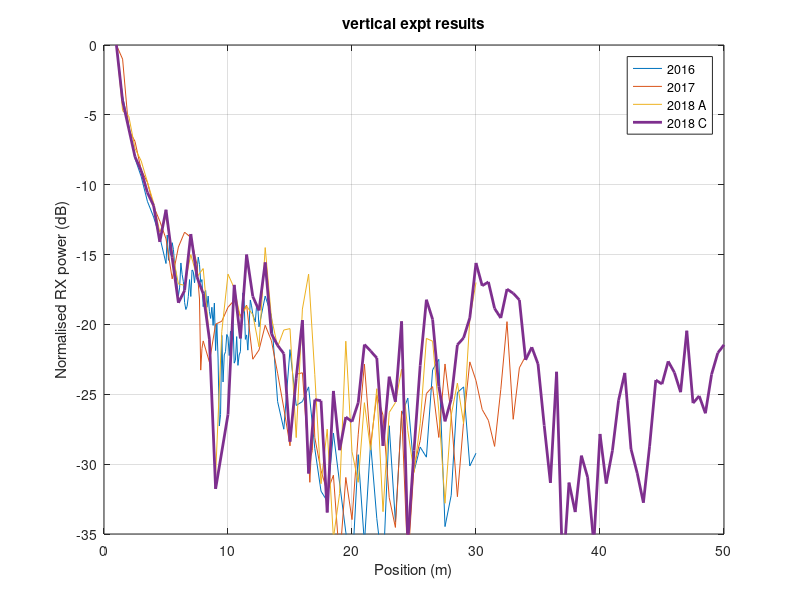
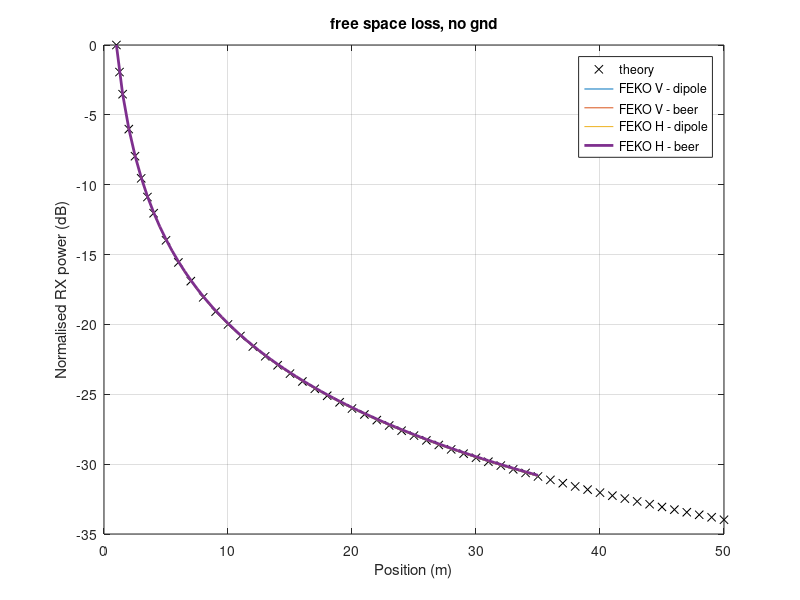
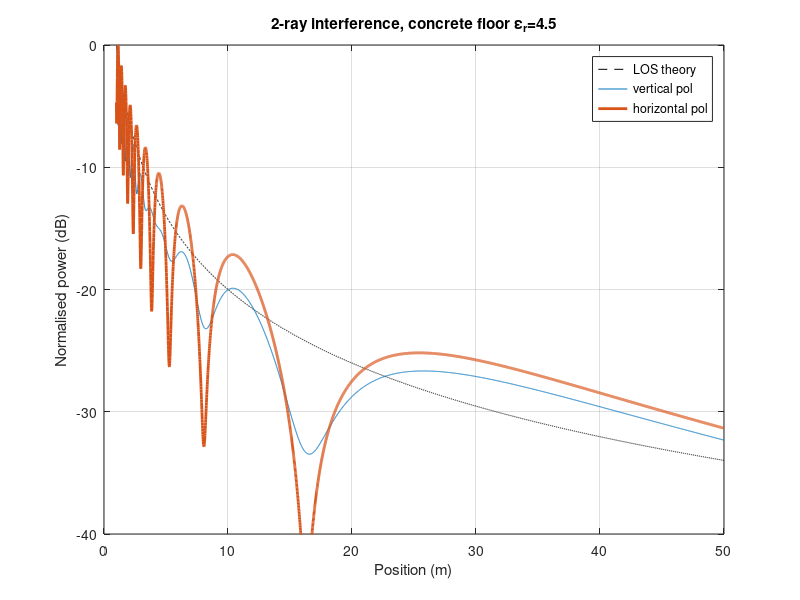
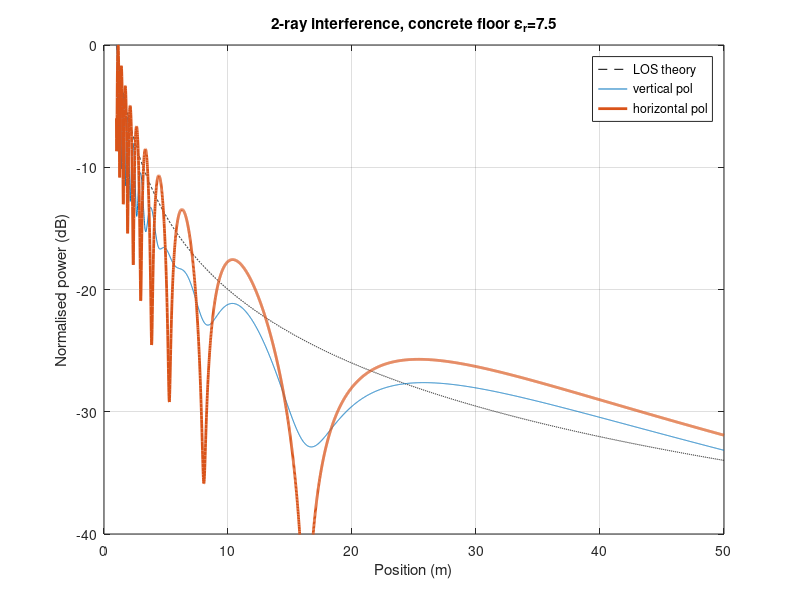

These figures' MATLAB source, in order:
function [] = prop2018c()


%% 2nd of December,  2018

% consolidated 2.45GHz theory & measured data 
% for EEE414 propagation assignment


%%%%%%%%%%%%%%%%%%%%%%%%%%%%%%%%%%%%%%%%%%%%%%%%%%%%%%%%%%%%%%%%%%%%%
%% two-ray interference model derived from Sommer  %%
%%%%%%%%%%%%%%%%%%%%%%%%%%%%%%%%%%%%%%%%%%%%%%%%%%%%%%%%%%%%%%%%%%%%%

% height above floor in metres
% this is set for 1metre
% measurmenets were done at 1.03 & 1.09metres
h1 = 1.00;

% wavelength in metres
l = 0.1223673;

% separation distances
dS = [1:0.01:50];

% freespace loss,  equation 1
Lfs = -20*log10( 4*pi*dS/l );

% separation distances,  coarse version
dS_c = [1 1.25 1.5 2 2.5 3 3.5 4:1:50];

% freespace loss,  equation 1,  coarse version
Lfs_c = -20*log10( 4*pi*dS_c/l );

%% relative permittivity of the floor  %%
er = 4.5;

%%%  NORMAL  %%%
% two-ray interference
dref = sqrt( dS.*dS + 4*h1.*h1 );

sinT = 2*h1./dref;

cosT = dS./dref;

phi = 2*pi* ( dS - dref )/l;

% reflection coefficient for normal polarisation
rc_norm_44 = ( sinT - sqrt( er - cosT.*cosT ) ) ./ ( sinT + sqrt( er - cosT.*cosT ) );

% 2-Ray Interfence (TRI) calculation
LtriN_44 = -20*log10( 4*pi*dS/l ./ abs( 1 + rc_norm_44.*exp( i*phi ) ) );



%%%  PARALLEL  %%%
% calculations for horizontal polarisation
dref2 = sqrt( dS.*dS + 4*h1.*h1 );
sinT2 = 2*h1./dref2;
cosT2 = dS./dref2;
phi2 = 2*pi* ( dS - dref2 )/l;

% reflection coefficient for parallel polarisation
rc_para_44 = ( -er*sinT2 + sqrt( er - cosT2.*cosT2 ) ) ./ ( er*sinT2 + sqrt( er - cosT2.*cosT2 ) );
%% is the first - sign wrong?
%%  %% was:  rc_para_44 = ( -er*sinT2 + sqrt( er - cosT2.*cosT2 ) ) ./ ( er*sinT2 + sqrt( er - cosT2.*cosT2 ) );

% 2-Ray Interfence (TRI) calculation
LtriP_44 = -20*log10( 4*pi*dS/l ./ abs( 1 - rc_para_44.*exp( i*phi2 ) ) );
%% negated the reflection coefficient


%% relative permittivity of the floor  %%
er = 7.5;

%%%  NORMAL  %%%
% two-ray interference
dref = sqrt( dS.*dS + 4*h1.*h1 );

sinT = 2*h1./dref;

cosT = dS./dref;

phi = 2*pi* ( dS - dref )/l;

% reflection coefficient for normal polarisation
rc_norm_75 = ( sinT - sqrt( er - cosT.*cosT ) ) ./ ( sinT + sqrt( er - cosT.*cosT ) );

% 2-Ray Interfence (TRI) calculation
LtriN_75 = -20*log10( 4*pi*dS/l ./ abs( 1 + rc_norm_75.*exp( i*phi ) ) );

%%%  PARALLEL  %%%
% calculations for horizontal polarisation
dref2 = sqrt( dS.*dS + 4*h1.*h1 );
sinT2 = 2*h1./dref2;
cosT2 = dS./dref2;
phi2 = 2*pi* ( dS - dref2 )/l;

% reflection coefficient for parallel polarisation
rc_para_75 = ( -er*sinT2 + sqrt( er - cosT2.*cosT2 ) ) ./ ( er*sinT2 + sqrt( er - cosT2.*cosT2 ) );
%% %% was:  rc_para_75 = ( -er*sinT2 + sqrt( er - cosT2.*cosT2 ) ) ./ ( er*sinT2 + sqrt( er - cosT2.*cosT2 ) );

% 2-Ray Interfence (TRI) calculation
LtriP_75 = -20*log10( 4*pi*dS/l ./ abs( 1 - rc_para_75.*exp( i*phi2 ) ) );


%%%%%%%%%%%%%%%%%%%%%%%%%%%%%%%%%%%%%%%%%%%%%%%%%%%%%%%%%%%%%%%%%%%%%
%%  PEC  %%
%%%%%%%%%%%%%%%%%%%%%%%%%%%%%%%%%%%%%%%%%%%%%%%%%%%%%%%%%%%%%%%%%%%%%

% TRI calculation using reflection coefficient 1 for horizontal polarisation incident on PEC floor
LtriPEC_P = -20*log10( 4*pi*dS/l ./ abs( 1 +1.*exp( i*phi2 ) ) );

LtriPEC_N = -20*log10( 4*pi*dS/l ./ abs( 1 -1.*exp( i*phi2 ) ) );


%%%%%%%%%%%%%%%%%%%%%%%%%%%%%%%%%%%%%%%%%%%%%%%%%%%%%%%%%%%%%%%%%%%%%%%%%%%%%%%%%%%%%%%%%%%%%%%%%%%%%
% old data taken from prop06.m
%%%%%%%%%%%%%%%%%%%%%%%%%%%%%%%%%%%%%%%%%%%%%%%%%%%%%%%%%%%%%%%%%%%%%%%%%%%%%%%%%%%%%%%%%%%%%%%%%%%%%


% Tx power was 13dBm		
% frequency was 2.45GHz	
% 2.45GHz propagation measurements down the 4th floor corridor
% broadcast 13dBm

% vertical polarisation from October 9th		
v2014 = [1	-9.8	-9.5
1.1	-10.5	-10.2
1.2	-11.4	-11.1
1.3	-12.9	-12.7
1.4	-11.6	-11.2
1.5	-13.9	-13.7
1.6	-15.02	-14.8
1.7	-14.5	-14.1
1.8	-15.6	-14.2
1.9	-15.4	-14.7
2	-17.2	-16.6
2.1	-16.6	-15.72
2.2	-15.9	-15.4
2.3	-17.7	-16.8
2.4	-17.2	-16.9
2.5	-18.2	-17.6
2.6	-19.2	-18.8
2.7	-18.7	-18.2
2.8	-18.2	-17.7
2.9	-19.2	-18.7
3	-18.7	-18.2
4	-20.2	-19.2
4.4	-26.7	-25.9
4.5	-30	-28
4.6	-30	-29
4.7	-25.3	-24.7
5	-20.9	-20.4
6	-18.6	-18.4
7	-23	-21
8	-21.4	-20.9
9	-36	-34
10	-29.7	-29.1
12	-37	-34
14	-35.9	-34
16	-34	-32
17	-24.9	-24
18	-24.7	-24.2
20	-27.8	-27.2
24	-23.6	-22.8
28	-28.4	-27.7];



%% 2015 data from EE building 4th floor
% FAXE beer can antennas
% broadcast 20dBm
% m	min (*-1)	max (*-1)
v2015 =[1.00	12.53	12.50
1.10	14.80	14.71
1.20	14.06	14.02
1.30	14.90	14.57
1.40	15.69	15.61
1.50	15.79	15.73
1.60	16.53	16.47
1.70	17.80	17.76
1.80	18.23	18.21
1.90	17.47	17.42
2.00	18.78	18.65
2.10	20.62	20.51
2.20	20.78	20.75
2.30	20.26	20.22
2.40	19.48	19.40
2.50	20.67	20.64
2.60	19.57	19.51
2.70	21.45	21.41
2.80	23.62	23.51
2.90	20.96	20.92
3.00	24.20	24.02
3.50	22.68	22.54
4.00	23.10	22.84
4.10	27.40	27.25
4.20	39.40	37.84
4.30	32.15	32.06
4.40	27.92	27.49
4.50	28.52	28.04
4.60	39.92	38.88
4.70	26.06	25.64
4.80	21.00	20.96
4.90	19.89	19.83
5.00	22.60	22.50
6.00	21.73	21.58
7.00	24.26	24.21
8.00	33.70	32.57
9.00	32.90	32.80
9.50	30.94	30.86
9.60	34.55	34.34
9.70	33.74	33.46
9.80	29.26	38.66
9.90	42.27	41.94
10.00	41.10	40.57
10.10	40.03	40.01
10.20	30.65	30.49
10.30	20.56	29.32
10.40	32.90	32.84
10.50	31.62	31.40
11.00	31.43	31.40
12.00	29.40	29.37
14.00	31.93	31.73
15.00	29.69	29.63
16.00	42.31	42.08
18.00	36.00	35.79
20.00	31.60	31.55
22.00	43.27	43.07
24.00	29.47	29.35
26.00	32.73	32.71
28.00	36.10	35.46
30.00	33.55	33.47];


v2015(:,2) = -1 * v2015(:,2);
v2015(:,3) = -1 * v2015(:,3);



%%%%%%%%%%%%%%%%%%%%%%%%%%%%%%%%%%%%%%%%%%%%%%%%%%%%%%%%%%%%%%%%%%%%%%%%%%%%%%%%%
%% 2016 measured data %%
%%%%%%%%%%%%%%%%%%%%%%%%%%%%%%%%%%%%%%%%%%%%%%%%%%%%%%%%%%%%%%%%%%%%%%%%%%%%%%%%%

% measured on centre line of CG13W
% walls & ceiling assumed not to be significant reflecting surfaces

% Noise Level:	-56.9
% Height:	113.5 (cm)
% Signal Frequency	2.45 GHz
%%% this was 10cm higher than 2017 data %%%

% Distance (m)	Strength (dBm)

% 0.5	-10.37
expt2016 = [1	-13.63
1.5	-17.33
2	-19.4
2.5	-21.75
3	-23.05
3.5	-24.82
4	-25.94
4.5	-27.37
5	-29.27
5.1	-27.23
5.2	-29.04
5.3	-27.9
5.4	-28.68
5.5	-27.78
5.6	-28.27
5.7	-29.42
5.8	-29.94
5.9	-30.82
6	-31.58
6.1	-30.96
6.2	-29.23
6.3	-30.05
6.4	-30.56
6.5	-32.06
6.6	-32.56
6.7	-32.34
6.8	-31.62
6.9	-30.42
7	-31.63
7.1	-29.73
7.2	-29.85
7.3	-30.65
7.4	-29.69
7.5	-29.87
7.6	-28.81
7.7	-29.33
7.8	-30.62
7.9	-30.42
8	-32.36
8.1	-31.35
8.2	-31.2
8.3	-32.4
8.4	-31.6
8.5	-32.7
8.6	-33.2
8.7	-32.4
8.8	-33.7
8.9	-32.1
9	-35.5
9.1	-33.6
9.2	-36.1
9.3	-40.9
9.4	-40.08
9.5	-34.41
9.6	-37.75
9.7	-35.81
9.8	-35.58
9.9	-34.35
10	-34.53
10.1	-35.86
10.2	-34.12
10.3	-34.51
10.4	-33.25
10.5	-36.4
10.6	-36.2
10.7	-34.5
10.8	-36.56
10.9	-35.81
11	-35.58
11.1	-32.91
11.2	-31.37
11.3	-31.91
11.4	-34.7
11.5	-34.38
11.6	-35.47
11.7	-33.71
11.8	-31.88
11.9	-32.3
12	-32.91
12.1	-33.19
12.2	-33.45
12.3	-32.35
12.4	-32.33
12.5	-33.8
13	-31.6
13.5	-33
14	-39.15
14.5	-41.13
15	-35.43
15.5	-39.43
16	-39.15
16.5	-38.1
17	-42.52
17.5	-45.56
18	-46.28
18.5	-41.4
19	-44.98
19.5	-48.5
20	-51.3
20.5	-42.95
21	-49.3
21.5	-42.12
22	-47.52
22.5	-51.39
23	-40.88
23.5	-47.76
24	-40.12
24.5	-38.9
25	-44.15
25.5	-42.41
26	-43.13
26.5	-36.88
27	-36.13
27.5	-48.1
28	-45.86
28.5	-38.51
29	-38.1
29.5	-43.76
30	-42.85];


%%%%%%%%%%%%%%%%%%%%%%%%%%%%%%%%%%%%%%%%%%%%%%%%%%%%%%%%%%%%%%%%%%%%%%%%%%%%%%%%%%%%%%%%%%%%%%%%%%%%%
%% 2017 measured data %%
%%%%%%%%%%%%%%%%%%%%%%%%%%%%%%%%%%%%%%%%%%%%%%%%%%%%%%%%%%%%%%%%%%%%%%%%%%%%%%%%%%%%%%%%%%%%%%%%%%%%%

% measured on centre line of CG13W
% walls & ceiling assumed not to be significant reflecting surfaces
% same location as was used in 2016

% Noise Level:	
% Height:	 (cm)
% Signal Frequency	2.45 GHz
%%% this was 10cm lower than 2016 data %%%

% Distance (m)	Strength (dBm)
% 50	-9.79
expt2017 = [100	-15.63
150	-16.64
200	-21.72
250	-22.53
300	-24.57
350	-25.46
400	-27.16
450	-28.24
500	-29.5
550	-32.37
600	-30.09
650	-29.03
700	-29.4
750	-31.34
760	-32.71
770	-33.81
780	-38.9
790	-37.35
800	-36.81
850	-38.32
900	-35.61
950	-35.4
1000	-34.4
1050	-33.9
1100	-35.01
1150	-34.25
1200	-38.12
1250	-37.46
1300	-35.69
1350	-36.79
1400	-39.12
1450	-41.62
1500	-44.32
1550	-39.2
1600	-39.09
1650	-45.32
1660	-46.93
1670	-45.05
1680	-44.65
1690	-41.47
1700	-43.73
1750	-46.08
1800	-47.62
1850	-46.42
1900	-52.56
1950	-46.58
2000	-49.6
2050	-43.53
2100	-38.47
2150	-44.28
2200	-40.69
2250	-42.12
2300	-48.02
2350	-50.16
2400	-41.82
2450	-52.73
2500	-45.82
2550	-43.94
2600	-40.58
2650	-40.08
2700	-43.72
2750	-38.46
2800	-42.13
2850	-47.96
2900	-42.59
2950	-38.31
3000	-39.65
3050	-41.72
3100	-42.5
3150	-44.36
3200	-40.28
3250	-35.43
3300	-42.42
3350	-38.73
3400	-37.9];


% convert positions to metres,  where required
expt2017(:,1) = expt2017(:,1) * 1e-2;


%%%%%%%%%%%%%%%%%%%%%%%%%%%%%%%%%%%%%%%%%%%%%%%%%%%%%%%%%%%%%%%%%%%%%%%%%%%%%%%%%%%%%%%%%%%%%%%%%%%%%
%% 2018 measured data %%
%%%%%%%%%%%%%%%%%%%%%%%%%%%%%%%%%%%%%%%%%%%%%%%%%%%%%%%%%%%%%%%%%%%%%%%%%%%%%%%%%%%%%%%%%%%%%%%%%%%%%

% measured in EE Building ground floor corridor
% 25th of October,  2018

% Noise Level:	
% Height:	 (cm)
% Signal Frequency	2.45 GHz
% vertical polarisation

% Distance (m)	Strength (dBm)
expt2018a = [1	-15.2	-14.9
1.5	-19.9	-19.5
2	-20.3	-19.7
2.5	-22.6	-22.1
3	-23.5	-22.7
3.5	-25	-24.4
4	-26.5	-26.2
4.5	-28.6	-27.9
5	-27.5	-27.3
5.5	-30	-28.7
6	-32.3	-31.6
6.5	-32.4	-31.4
7	-30.2	-30.1
7.5	-31.8	-31.1
8	-31.2	-30.3
8.5	-36.2	-35.1
9	-46	-43.5
9.5	-35.7	-35.2
10	-31.6	-31.3
10.5	-32.6	-32.1
11	-34.7	-34.2
11.5	-33.9	-33.2
12	-34.5	-34.2
12.5	-36.8	-36.2
13	-29.7	-29.1
13.5	-34.7	-34.4
14	-36.8	-36.6
14.5	-35.6	-35.1
15	-35.5	-35.1
15.5	-43.3	-42.9
16	-34.1	-33.7
16.5	-31.6	-31.3
17	-38.8	-38.2
17.5	-46.6	-46.2
18	-42.7	-42.2
18.5	-50.5	-48.5
19	-47.3	-46.7
19.5	-36.4	-36
20	-44.3	-43.6
20.5	-46.5	-44.9
21	-40.8	-40.4
21.5	-44.2	-43.3
22	-39.8	-39.1
22.5	-48.6	-47.1
23	-41.5	-39.8
23.5	-40.8	-40.1
24	-38.4	-37.5
24.5	-42.8	-42.1
25	-45.8	-44.8
25.5	-42.3	-41.5
26	-36.2	-35.2
26.5	-36.4	-35.5
27	-41.4	-39.8
27.5	-48	-47
28	-41.7	-40.8
28.5	-39.4	-38.5
29	-42.3	-41.9
29.5	-34.8	-34.5
30	-32.2	-32.1];


% measured in EE Building ground floor corridor
% 8th of November,  2018

% Noise Level:	
% Height:	 (cm)
% Signal Frequency	2.45 GHz
% horizontal polarisation


% 0.5	-8.05
expt2018b = [1	-14
1.5	-18.04
2	-18.36
2.5	-19.82
3	-22.27
3.5	-31.62
4	-21.67
4.5	-32.39
5	-24.67
5.5	-23.96
6	-34.04
6.5	-27.96
7	-28.07
7.5	-22.9
8	-29.76
8.5	-26.74
9	-40.27
9.5	-40.12
10	-37.16
10.5	-29.5
11	-30.49
11.5	-28.64
12	-33.04
12.5	-30.18
13	-31.67
13.5	-29.62
14	-30.79
14.5	-30.33
15	-35.02
15.5	-34.86
16	-40.22
16.5	-37.66
17	-37.89
17.5	-35.7
18	-46.27
18.5	-39.52
19	-38.18
19.5	-50.08
20	-38.45
20.5	-34.17
21	-32.89
21.5	-39.98
22	-44.62
22.5	-43.61
23	-35.51
23.5	-34.13
24	-33.38
24.5	-35.65
25	-39.56
25.5	-40.13
26	-37.09
26.5	-31.43
27	-31.31
27.5	-32.45
28	-30.94
28.5	-32.15
29	-32.94
29.5	-33.27
30	-31.97
30.5	-31.87
31	-32.33
31.5	-32.44
32	-33.07
32.5	-32.3
33	-31.92
33.5	-32.64
34	-33.65
34.5	-34.17
35	-37.03
35.5	-40.03
36	-36.98
36.5	-34.63
37	-42.77
37.5	-41.92
38	-43.21
38.5	-44.89
39	-38.63
39.5	-37.89
40	-33.98
40.5	-51.67
41	-33.41
41.5	-33.89
42	-31.47
42.5	-32.67
43	-31.98
43.5	-31.14
44	-33.04
44.5	-31.52
45	-30.76
45.5	-39.88
46	-40.02
46.5	-36.16];

expt2018b_fine = [15	-34.07
15.2	-30.22
15.4	-30.84
15.6	-36.48
15.8	-38.5
16	-40.62
16.2	-36.62
16.4	-34.67
16.6	-33.01
16.8	-34.55
17	-37.3];


% measured in EE Building ground floor corridor
% 22nd of November,  2018

% Noise Level:	
% Height:	 (cm)
% Signal Frequency	2.45 GHz
% vertical polarisation
expt2018c = [1	-12
1.5	-16
2	-18
2.5	-20
3	-21
3.5	-22.56
4	-23.5
4.5	-26.09
5	-23.79
5.5	-27.23
6	-30.45
6.5	-29.57
7	-25.53
7.5	-28.6
8	-29.8
8.5	-33.05
9	-43.77
10	-38.44
10.5	-29.17
11	-33
11.5	-27
12	-30
12.5	-31
13	-27.56
13.5	-32.67
14	-33.5
14.5	-34.09
15	-40.39
15.5	-35.85
16	-31.69
16.5	-42.67
17	-37.38
17.5	-37.46
18	-45.46
18.5	-36.76
19	-41
19.5	-38.63
20	-38.96
20.5	-37.61
21	-33.44
21.5	-33.9
22	-34.4
22.5	-40.69
23	-35.74
23.5	-37.54
24	-31.78
24.5	-47.59
25	-41.03
25.5	-34.93
26	-30.23
26.5	-31.64
27	-36.45
27.5	-38.94
28	-37.35
28.5	-33.46
29	-32.96
29.5	-31.53
30	-27.6
30.5	-29.23
31	-28.96
31.5	-30.86
32	-31.54
32.5	-29.47
33	-29.77
33.5	-30.25
34	-34.54
34.5	-33.63
35	-34.83
35.5	-39.23
36	-43.34
36.5	-35.39
37	-49.93
37.5	-43.32
38	-45.43
38.5	-41.39
39	-42.93
39.5	-47.67
40	-39.84
40.5	-43.39
41	-41.04
41.5	-37.42
42	-35.47
42.5	-40.92
43	-42.64
43.5	-44.76
44	-40.71
44.5	-35.98
45	-36.27
45.5	-34.64
46	-35.44
46.5	-36.85
47	-32.45
47.5	-37.63
48	-37.12
48.5	-38.36
49	-35.57
49.5	-34.04
50	-33.46];



% Noise Level:	
% Height:	 (cm)
% Signal Frequency	10.25 GHz
% vertical polarisation
expt2018d = [1	-9
1.5	-11
2	-13
2.5	-17.61
3	-15.16
3.5	-22.63
4	-23.28
4.5	-21.33
5	-27.2
5.5	-21.62
6	-19.1
6.5	-30.2
7	-29.75
7.5	-21.56
8	-28.7
8.5	-21.12
9	-40.28
9.5	-22.98
10	-40.28
10.5	-40.28
11	-40.28];


%%%   %%%   %%%   %%%   %%%

% graph all the 2.45GHz vertically polarised measured data

figure
plot(expt2016(:,1),expt2016(:,2)-expt2016(1,2),expt2017(:,1),expt2017(:,2)-expt2017(1,2),...
    expt2018a(:,1),expt2018a(:,2)-expt2018a(1,2),expt2018c(:,1),expt2018c(:,2)-expt2018c(1,2),'LineWidth',2)
xlabel('Position (m)')
ylabel('Normalised RX power (dB)')
grid on
axis([0 50 -35 0])
title('vertical expt results')
strlst={'2016','2017','2018 A','2018 C'};
legend(strlst)


%%%%%%%%%%%%%%%%%%%%%%%%%%%%%%%%%%%%%%%%%%%%%%%%%%%%%%%%%%%%%%%%%%%%%%%%%%%%%%%%%%%%%%%%%%%%%%%%%%%%%
%% FEKO simulation results
%%%%%%%%%%%%%%%%%%%%%%%%%%%%%%%%%%%%%%%%%%%%%%%%%%%%%%%%%%%%%%%%%%%%%%%%%%%%%%%%%%%%%%%%%%%%%%%%%%%%%

%%%   %%%  beer cans  %%%  %%%
%	vertical polarisation
%% 	no gnd	PEC	PMC	er=4.5	er=7.5
%% 5.00E+02	-1.875207437E+01	-1.866002141E+01	-1.886511673E+01	-1.872335865E+01	-1.871068305E+01
beer_V = [1.00E+03	-2.468248234E+01	-2.546464610E+01	-2.395014741E+01	-2.491981645E+01	-2.499924302E+01
1.50E+03	-2.817733381E+01	-2.950620696E+01	-2.698208678E+01	-2.855664864E+01	-2.869256294E+01
2.00E+03	-3.066250771E+01	-2.908673179E+01	-3.235204916E+01	-3.026334423E+01	-3.009063209E+01
2.50E+03	-3.259229453E+01	-3.003050727E+01	-3.622055844E+01	-3.204622796E+01	-3.175134535E+01
3.00E+03	-3.417036375E+01	-3.266620162E+01	-3.436605496E+01	-3.405340287E+01	-3.391883020E+01
3.50E+03	-3.550555520E+01	-4.019443711E+01	-3.200687387E+01	-3.582167225E+01	-3.627400089E+01
4.00E+03	-3.666272903E+01	-3.272325131E+01	-4.259706536E+01	-3.650874394E+01	-3.601175136E+01
4.50E+03	-3.768374035E+01	-3.898508274E+01	-3.432244140E+01	-3.760241206E+01	-3.791366423E+01
5.00E+03	-3.859717167E+01	-3.916631001E+01	-3.530034240E+01	-3.846593674E+01	-3.875422213E+01
5.50E+03	-3.942348611E+01	-3.457676371E+01	-4.922191246E+01	-4.004230617E+01	-3.935208600E+01
6.00E+03	-4.017802875E+01	-3.683878759E+01	-3.970686782E+01	-4.038634621E+01	-4.018736082E+01
6.50E+03	-4.087223281E+01	-4.556976844E+01	-3.610388107E+01	-3.991581993E+01	-4.047519288E+01
7.00E+03	-4.151511709E+01	-4.788804108E+01	-3.651259979E+01	-4.031505621E+01	-4.090947386E+01
7.50E+03	-4.211368259E+01	-4.013384652E+01	-3.935633756E+01	-4.181320406E+01	-4.198440824E+01
8.00E+03	-4.267361463E+01	-3.791853926E+01	-4.528483944E+01	-4.398737774E+01	-4.349373185E+01
8.50E+03	-4.319956419E+01	-3.765509101E+01	-6.190107696E+01	-4.567942498E+01	-4.473302412E+01
9.00E+03	-4.369550109E+01	-3.853871190E+01	-4.809351110E+01	-4.564421710E+01	-4.501409058E+01
9.50E+03	-4.416464392E+01	-4.032428661E+01	-4.320006501E+01	-4.458866519E+01	-4.453144858E+01
1.00E+04	-4.460981649E+01	-4.304029969E+01	-4.108083821E+01	-4.361324124E+01	-4.391715906E+01
1.05E+04	-4.503322533E+01	-4.707702745E+01	-4.015040761E+01	-4.304010323E+01	-4.350970725E+01
1.10E+04	-4.543696025E+01	-5.397910438E+01	-3.990245851E+01	-4.285978027E+01	-4.338863485E+01
1.15E+04	-4.582274560E+01	-6.844517313E+01	-4.010993881E+01	-4.300803001E+01	-4.353999811E+01
1.20E+04	-4.619209772E+01	-5.388080656E+01	-4.065409149E+01	-4.342641259E+01	-4.392951806E+01
1.25E+04	-4.654641387E+01	-4.913944529E+01	-4.146942061E+01	-4.407141768E+01	-4.452424522E+01
1.30E+04	-4.688686177E+01	-4.664272322E+01	-4.252185767E+01	-4.491296439E+01	-4.529749809E+01
1.35E+04	-4.721444375E+01	-4.513110553E+01	-4.379986260E+01	-4.593114335E+01	-4.622846065E+01
1.40E+04	-4.753012262E+01	-4.417667552E+01	-4.531243532E+01	-4.711343146E+01	-4.729988598E+01
1.45E+04	-4.783472889E+01	-4.358067539E+01	-4.709256455E+01	-4.845028866E+01	-4.849442512E+01
1.50E+04	-4.812899982E+01	-4.323396587E+01	-4.920915505E+01	-4.992905811E+01	-4.978800252E+01
1.55E+04	-4.841366855E+01	-4.306987952E+01	-5.179697624E+01	-5.152041013E+01	-5.113946867E+01
1.60E+04	-4.868922643E+01	-4.304466541E+01	-5.514076462E+01	-5.315121456E+01	-5.247389751E+01
1.65E+04	-4.895638643E+01	-4.312819643E+01	-5.997922192E+01	-5.466043354E+01	-5.366696549E+01
1.70E+04	-4.921556442E+01	-4.329881227E+01	-6.949424436E+01	-5.577668040E+01	-5.455346910E+01
1.75E+04	-4.946717721E+01	-4.354053627E+01	-7.046145924E+01	-5.623439786E+01	-5.499598084E+01
1.80E+04	-4.971176384E+01	-4.384138240E+01	-6.162637865E+01	-5.601583669E+01	-5.498059225E+01
1.85E+04	-4.994963284E+01	-4.419215839E+01	-5.769228342E+01	-5.536694974E+01	-5.462563613E+01
1.90E+04	-5.018114058E+01	-4.458573316E+01	-5.527370403E+01	-5.455882410E+01	-5.409031030E+01
1.95E+04	-5.040666164E+01	-4.501649499E+01	-5.359826265E+01	-5.375382387E+01	-5.349800516E+01
2.00E+04	-5.062647579E+01	-4.548013285E+01	-5.236427235E+01	-5.302128412E+01	-5.292006477E+01
2.05E+04	-5.084081959E+01	-4.597321877E+01	-5.142223009E+01	-5.238161454E+01	-5.239021547E+01
2.10E+04	-5.105007937E+01	-4.649321037E+01	-5.068700529E+01	-5.183436180E+01	-5.192071212E+01
2.15E+04	-5.125436805E+01	-4.703810840E+01	-5.010536976E+01	-5.137144551E+01	-5.151313461E+01
2.20E+04	-5.145397442E+01	-4.760658462E+01	-4.964178565E+01	-5.098282340E+01	-5.116409794E+01
2.25E+04	-5.164910497E+01	-4.819769403E+01	-4.927142046E+01	-5.065878306E+01	-5.086852283E+01
2.30E+04	-5.183991470E+01	-4.881088105E+01	-4.897611301E+01	-5.039052338E+01	-5.062076143E+01
2.35E+04	-5.202664603E+01	-4.944608801E+01	-4.874237709E+01	-5.017052307E+01	-5.041549455E+01
2.40E+04	-5.220943284E+01	-5.010364750E+01	-4.855964225E+01	-4.999227060E+01	-5.024762002E+01
2.45E+04	-5.238849106E+01	-5.078420897E+01	-4.841983026E+01	-4.985024215E+01	-5.011284388E+01
2.50E+04	-5.256389939E+01	-5.148885629E+01	-4.831629031E+01	-4.973978600E+01	-5.000720612E+01
2.55E+04	-5.273584997E+01	-5.221911776E+01	-4.824374620E+01	-4.965688002E+01	-4.992733811E+01
2.60E+04	-5.290443534E+01	-5.297696866E+01	-4.819780483E+01	-4.959812444E+01	-4.987019204E+01
2.65E+04	-5.306981656E+01	-5.376500094E+01	-4.817496820E+01	-4.956066694E+01	-4.983326315E+01
2.70E+04	-5.323214929E+01	-5.458640387E+01	-4.817210473E+01	-4.954193852E+01	-4.981422410E+01
2.75E+04	-5.339146029E+01	-5.544529339E+01	-4.818670064E+01	-4.953979542E+01	-4.981114440E+01
2.80E+04	-5.354790982E+01	-5.634666274E+01	-4.821659839E+01	-4.955235318E+01	-4.982224593E+01
2.85E+04	-5.370163450E+01	-5.729697213E+01	-4.825989302E+01	-4.957795022E+01	-4.984598505E+01
2.90E+04	-5.385264620E+01	-5.830435467E+01	-4.831493305E+01	-4.961514739E+01	-4.988103732E+01
2.95E+04	-5.400104280E+01	-5.937929096E+01	-4.838049467E+01	-4.966276282E+01	-4.992624534E+01
3.00E+04	-5.414699255E+01	-6.053569320E+01	-4.845524308E+01	-4.971959620E+01	-4.998050163E+01
3.05E+04	-5.429052112E+01	-6.179228042E+01	-4.853815112E+01	-4.978469334E+01	-5.004289726E+01
3.10E+04	-5.443172207E+01	-6.317510896E+01	-4.862830045E+01	-4.985719789E+01	-5.011258649E+01
3.15E+04	-5.457065598E+01	-6.472190323E+01	-4.872478420E+01	-4.993631277E+01	-5.018884293E+01
3.20E+04	-5.470736787E+01	-6.649023472E+01	-4.882704897E+01	-5.002137281E+01	-5.027097712E+01
3.25E+04	-5.484202683E+01	-6.857420553E+01	-4.893436553E+01	-5.011176158E+01	-5.035844839E+01
3.30E+04	-5.497458293E+01	-7.114370335E+01	-4.904615709E+01	-5.020696602E+01	-5.045062803E+01
3.35E+04	-5.510515649E+01	-7.455660126E+01	-4.916192928E+01	-5.030640828E+01	-5.054712221E+01
3.40E+04	-5.523383867E+01	-7.980400429E+01	-4.928122340E+01	-5.040972027E+01	-5.064749584E+01
3.45E+04	-5.536058607E+01	-9.227183769E+01	-4.940364717E+01	-5.051643489E+01	-5.075122830E+01
3.50E+04	-5.548554064E+01	-8.501155450E+01	-4.952880577E+01	-5.062621525E+01	-5.085813617E+01];


% convert position to metres
beer_V(:,1) = beer_V(:,1) * 1e-3;


%%%   %%%  beer cans  %%%  %%%

%% horizontal polarisation
% horizontal	no gnd	PEC	er=4.5	er=7.5
% 5.00E+02	-1.875207437E+01	-1.875964005E+01	-1.875859515E+01	-1.875927316E+01
beer_H = [1.00E+03	-2.468248234E+01	-2.419810213E+01	-2.448725239E+01	-2.443583248E+01
1.50E+03	-2.817733381E+01	-2.719239490E+01	-2.773989640E+01	-2.763742032E+01
2.00E+03	-3.066250771E+01	-3.212684401E+01	-3.138043301E+01	-3.152886890E+01
2.50E+03	-3.259229453E+01	-3.604856132E+01	-3.422267620E+01	-3.456325413E+01
3.00E+03	-3.417036375E+01	-3.403838533E+01	-3.435355164E+01	-3.432091893E+01
3.50E+03	-3.550555520E+01	-3.207317888E+01	-3.334759071E+01	-3.306061867E+01
4.00E+03	-3.666272903E+01	-4.197841524E+01	-3.992564692E+01	-4.039874196E+01
4.50E+03	-3.768374035E+01	-3.446360338E+01	-3.559663708E+01	-3.533840863E+01
5.00E+03	-3.859717167E+01	-3.516963636E+01	-3.633780797E+01	-3.607016301E+01
5.50E+03	-3.942348611E+01	-4.841586949E+01	-4.508803364E+01	-4.584647593E+01
6.00E+03	-4.017802875E+01	-3.994965373E+01	-4.054068221E+01	-4.043318594E+01
6.50E+03	-4.087223281E+01	-3.616041046E+01	-3.725634041E+01	-3.698678326E+01
7.00E+03	-4.151511709E+01	-3.648360722E+01	-3.756157114E+01	-3.729485123E+01
7.50E+03	-4.211368259E+01	-3.924823879E+01	-4.017224461E+01	-3.995628980E+01
8.00E+03	-4.267361463E+01	-4.502717355E+01	-4.536853975E+01	-4.534972258E+01
8.50E+03	-4.319956419E+01	-6.098366506E+01	-5.326721669E+01	-5.465335382E+01
9.00E+03	-4.369550109E+01	-4.836577290E+01	-4.824188338E+01	-4.834616085E+01
9.50E+03	-4.416464392E+01	-4.331827928E+01	-4.396056439E+01	-4.381451297E+01
1.00E+04	-4.460981649E+01	-4.114289527E+01	-4.190131128E+01	-4.171226431E+01
1.05E+04	-4.503322533E+01	-4.018182625E+01	-4.095606016E+01	-4.075870316E+01
1.10E+04	-4.543696025E+01	-3.991365650E+01	-4.067603688E+01	-4.048024838E+01
1.15E+04	-4.582274560E+01	-4.010614243E+01	-4.084671811E+01	-4.065622328E+01
1.20E+04	-4.619209772E+01	-4.063815216E+01	-4.135276619E+01	-4.116930636E+01
1.25E+04	-4.654641387E+01	-4.144283988E+01	-4.212936430E+01	-4.195392231E+01
1.30E+04	-4.688686177E+01	-4.248527242E+01	-4.314177402E+01	-4.297542011E+01
1.35E+04	-4.721444375E+01	-4.375320170E+01	-4.437718986E+01	-4.422110511E+01
1.40E+04	-4.753012262E+01	-4.525471178E+01	-4.584173094E+01	-4.569807274E+01
1.45E+04	-4.783472889E+01	-4.702172897E+01	-4.756318064E+01	-4.743564010E+01
1.50E+04	-4.812899982E+01	-4.912113999E+01	-4.959911340E+01	-4.949521381E+01
1.55E+04	-4.841366855E+01	-5.168383791E+01	-5.205681370E+01	-5.199330405E+01
1.60E+04	-4.868922643E+01	-5.498449826E+01	-5.513638357E+01	-5.515818441E+01
1.65E+04	-4.895638643E+01	-5.972627292E+01	-5.920854243E+01	-5.947445883E+01
1.70E+04	-4.921556442E+01	-6.881382320E+01	-6.444167254E+01	-6.568788517E+01
1.75E+04	-4.946717721E+01	-7.109220551E+01	-6.531399086E+01	-6.673431972E+01
1.80E+04	-4.971176384E+01	-6.185034077E+01	-6.103176372E+01	-6.135974373E+01
1.85E+04	-4.994963284E+01	-5.782058788E+01	-5.778679846E+01	-5.784596520E+01
1.90E+04	-5.018114058E+01	-5.536003192E+01	-5.555989979E+01	-5.553295406E+01
1.95E+04	-5.040666164E+01	-5.366087261E+01	-5.395454914E+01	-5.389182682E+01
2.00E+04	-5.062647579E+01	-5.241158906E+01	-5.274879185E+01	-5.266889777E+01
2.05E+04	-5.084081959E+01	-5.145887959E+01	-5.181736871E+01	-5.172857809E+01
2.10E+04	-5.105007937E+01	-5.071571632E+01	-5.108427393E+01	-5.099082774E+01
2.15E+04	-5.125436805E+01	-5.012793585E+01	-5.050043119E+01	-5.040467185E+01
2.20E+04	-5.145397442E+01	-4.965948359E+01	-5.003234542E+01	-4.993557207E+01
2.25E+04	-5.164910497E+01	-4.928508499E+01	-4.965614376E+01	-4.955923154E+01
2.30E+04	-5.183991470E+01	-4.898653481E+01	-4.935432593E+01	-4.925778526E+01
2.35E+04	-5.202664603E+01	-4.874994867E+01	-4.911365363E+01	-4.901789443E+01
2.40E+04	-5.220943284E+01	-4.856485600E+01	-4.892390639E+01	-4.882912028E+01
2.45E+04	-5.238849106E+01	-4.842292113E+01	-4.877706309E+01	-4.868335742E+01
2.50E+04	-5.256389939E+01	-4.831755333E+01	-4.866652429E+01	-4.857404003E+01
2.55E+04	-5.273584997E+01	-4.824343742E+01	-4.858711757E+01	-4.849589684E+01
2.60E+04	-5.290443534E+01	-4.819611609E+01	-4.853448223E+01	-4.844460316E+01
2.65E+04	-5.306981656E+01	-4.817198335E+01	-4.850504761E+01	-4.841648240E+01
2.70E+04	-5.323214929E+01	-4.816801380E+01	-4.849581850E+01	-4.840860181E+01
2.75E+04	-5.339146029E+01	-4.818159147E+01	-4.850421858E+01	-4.841835527E+01
2.80E+04	-5.354790982E+01	-4.821051665E+01	-4.852807357E+01	-4.844351302E+01
2.85E+04	-5.370163450E+01	-4.825297593E+01	-4.856552631E+01	-4.848225496E+01
2.90E+04	-5.385264620E+01	-4.830729440E+01	-4.861495808E+01	-4.853293224E+01
2.95E+04	-5.400104280E+01	-4.837212090E+01	-4.867497889E+01	-4.859424214E+01
3.00E+04	-5.414699255E+01	-4.844621912E+01	-4.874441716E+01	-4.866489429E+01
3.05E+04	-5.429052112E+01	-4.852849867E+01	-4.882216701E+01	-4.874384248E+01
3.10E+04	-5.443172207E+01	-4.861811094E+01	-4.890726903E+01	-4.883012509E+01
3.15E+04	-5.457065598E+01	-4.871415359E+01	-4.899896728E+01	-4.892297215E+01
3.20E+04	-5.470736787E+01	-4.881587865E+01	-4.909649480E+01	-4.902161615E+01
3.25E+04	-5.484202683E+01	-4.892276998E+01	-4.919922083E+01	-4.912543555E+01
3.30E+04	-5.497458293E+01	-4.903412834E+01	-4.930657397E+01	-4.923384214E+01
3.35E+04	-5.510515649E+01	-4.914953118E+01	-4.941801088E+01	-4.934633400E+01
3.40E+04	-5.523383867E+01	-4.926848618E+01	-4.953316755E+01	-4.946249899E+01
3.45E+04	-5.536058607E+01	-4.939055562E+01	-4.965153889E+01	-4.958186876E+01
3.50E+04	-5.548554064E+01	-4.951543197E+01	-4.977276043E+01	-4.970404013E+01];

% convert position to metres
beer_H(:,1) = beer_H(:,1) * 1e-3;


%%%%%%%%%%%%%%%%%%%%%%%%%%%%%%%%%%%%%%%%%%%%%%%%%%%%%%%%%%%%%%%%%%%%%%%%%%%%%%%%%%%%%%%%%%%%%%%%%%%%%

%%%   %%%  dipole antennas  %%%  %%%

%		free space	PEC	PMC	er=4.5 approx	er=4.5 Sommerfeld	er=7.5 approx	er=7.5 Sommerfeld
% 5.000E+02	-3.036101332E+01	-3.032336095E+01	-3.039822880E+01	-3.034839492E+01	-3.034109784E+01	-3.034442000E+01	-3.033562065E+01
dipole_V = [1.000E+03	-3.635217654E+01	-3.688173690E+01	-3.585260420E+01	-3.651850941E+01	-3.657791115E+01	-3.657409581E+01	-3.664528553E+01
1.500E+03	-3.986925920E+01	-4.122508187E+01	-3.867443190E+01	-4.022981212E+01	-4.030310688E+01	-4.037014470E+01	-4.045807706E+01
2.000E+03	-4.236709696E+01	-4.063537615E+01	-4.417285230E+01	-4.195792711E+01	-4.189805649E+01	-4.176975120E+01	-4.169914069E+01
2.500E+03	-4.430500688E+01	-4.149842460E+01	-4.833811329E+01	-4.372727830E+01	-4.365066004E+01	-4.340430860E+01	-4.331803961E+01
3.000E+03	-4.588820962E+01	-4.435783300E+01	-4.563325672E+01	-4.579350775E+01	-4.578946668E+01	-4.567275688E+01	-4.566031015E+01
3.500E+03	-4.722660024E+01	-5.193890700E+01	-4.356101988E+01	-4.756631972E+01	-4.761439441E+01	-4.804453038E+01	-4.810148488E+01
4.000E+03	-4.838598762E+01	-4.431703550E+01	-5.390647481E+01	-4.823536815E+01	-4.818815375E+01	-4.772751688E+01	-4.767353917E+01
4.500E+03	-4.940881080E+01	-5.033703317E+01	-4.603756312E+01	-4.934745143E+01	-4.934440471E+01	-4.964856979E+01	-4.964213340E+01
5.000E+03	-5.032391854E+01	-5.114351935E+01	-4.674106282E+01	-5.017501559E+01	-5.023830343E+01	-5.050967181E+01	-5.057903214E+01
5.500E+03	-5.115177214E+01	-4.623716215E+01	-6.036571355E+01	-5.178640179E+01	-5.174210457E+01	-5.109043968E+01	-5.104216029E+01
6.000E+03	-5.190747719E+01	-4.839911536E+01	-5.160986086E+01	-5.217196190E+01	-5.212260179E+01	-5.194693409E+01	-5.189060789E+01
6.500E+03	-5.260259134E+01	-5.695622031E+01	-4.779410855E+01	-5.166245189E+01	-5.166744369E+01	-5.222905813E+01	-5.223218998E+01
7.000E+03	-5.324616422E+01	-6.010216633E+01	-4.812185809E+01	-5.202256341E+01	-5.206877591E+01	-5.263938761E+01	-5.269604500E+01
7.500E+03	-5.384537143E+01	-5.195380015E+01	-5.089477097E+01	-5.350353598E+01	-5.355818787E+01	-5.370174358E+01	-5.376299217E+01
8.000E+03	-5.440594145E+01	-4.966749100E+01	-5.668983746E+01	-5.569359594E+01	-5.571630113E+01	-5.522134290E+01	-5.524085452E+01
8.500E+03	-5.493252643E+01	-4.937329426E+01	-7.332135740E+01	-5.744415167E+01	-5.740203591E+01	-5.649344092E+01	-5.645041450E+01
9.000E+03	-5.542896594E+01	-5.023716425E+01	-6.007436127E+01	-5.744926414E+01	-5.738896599E+01	-5.680134930E+01	-5.673635807E+01
9.500E+03	-5.589853038E+01	-5.200494583E+01	-5.500304828E+01	-5.638344301E+01	-5.631903525E+01	-5.631896724E+01	-5.624185611E+01
1.000E+04	-5.634400558E+01	-5.470084965E+01	-5.282608605E+01	-5.538875907E+01	-5.535330338E+01	-5.569204303E+01	-5.564445148E+01
1.050E+04	-5.676776873E+01	-5.869842893E+01	-5.186659318E+01	-5.479812648E+01	-5.478263060E+01	-5.527128758E+01	-5.524837940E+01
1.100E+04	-5.717184216E+01	-6.549427145E+01	-5.160077457E+01	-5.460526524E+01	-5.460453839E+01	-5.513944584E+01	-5.513645053E+01
1.150E+04	-5.755794803E+01	-8.147268888E+01	-5.179570751E+01	-5.474449860E+01	-5.475637036E+01	-5.528268616E+01	-5.529703895E+01
1.200E+04	-5.792759422E+01	-6.584470925E+01	-5.233007958E+01	-5.515612010E+01	-5.517799944E+01	-5.566601956E+01	-5.569416830E+01
1.250E+04	-5.828213682E+01	-6.099094898E+01	-5.313696996E+01	-5.579584803E+01	-5.579494020E+01	-5.625596488E+01	-5.625445675E+01
1.300E+04	-5.862277611E+01	-5.845641432E+01	-5.418142304E+01	-5.663311475E+01	-5.663295863E+01	-5.702550858E+01	-5.702466674E+01
1.350E+04	-5.895057360E+01	-5.692623555E+01	-5.545124904E+01	-5.764786544E+01	-5.764853554E+01	-5.795366431E+01	-5.795353343E+01
1.400E+04	-5.926646467E+01	-5.596102785E+01	-5.695466610E+01	-5.882732376E+01	-5.882888431E+01	-5.902318440E+01	-5.902378750E+01
1.450E+04	-5.957126138E+01	-5.535813265E+01	-5.872359149E+01	-6.016217157E+01	-6.016466877E+01	-6.021678685E+01	-6.021810400E+01
1.500E+04	-5.986571103E+01	-5.500668641E+01	-6.082504373E+01	-6.164015580E+01	-6.164357255E+01	-6.151091177E+01	-6.151282961E+01
1.550E+04	-6.015049832E+01	-5.483920919E+01	-6.339015109E+01	-6.323306605E+01	-6.323719433E+01	-6.286512586E+01	-6.286736392E+01
1.600E+04	-6.042625063E+01	-5.481154992E+01	-6.669447949E+01	-6.486987799E+01	-6.487411630E+01	-6.420581783E+01	-6.420779396E+01
1.650E+04	-6.069352481E+01	-5.489325430E+01	-7.144506461E+01	-6.639256362E+01	-6.639555012E+01	-6.540957162E+01	-6.541033287E+01
1.700E+04	-6.095282749E+01	-5.506250225E+01	-8.060167836E+01	-6.753034351E+01	-6.753006655E+01	-6.631059871E+01	-6.630899880E+01
1.750E+04	-6.120460806E+01	-5.530318431E+01	-8.289254161E+01	-6.801084842E+01	-6.800597505E+01	-6.676781670E+01	-6.676317402E+01
1.800E+04	-6.144928480E+01	-5.560318401E+01	-7.356456367E+01	-6.780628266E+01	-6.779757522E+01	-6.676275985E+01	-6.675538303E+01
1.850E+04	-6.168725654E+01	-5.595324065E+01	-6.953017010E+01	-6.716067464E+01	-6.715003538E+01	-6.641206053E+01	-6.640293478E+01
1.900E+04	-6.191888225E+01	-5.634619888E+01	-6.706920614E+01	-6.634961964E+01	-6.633854013E+01	-6.587655420E+01	-6.586667612E+01
1.950E+04	-6.214450463E+01	-5.677648248E+01	-6.537038183E+01	-6.553965529E+01	-6.552889546E+01	-6.528174794E+01	-6.527178805E+01
2.000E+04	-6.236441111E+01	-5.723971415E+01	-6.412163346E+01	-6.480204330E+01	-6.479190295E+01	-6.470055299E+01	-6.469087008E+01
2.050E+04	-6.257888635E+01	-5.773247609E+01	-6.316946944E+01	-6.415784255E+01	-6.414839056E+01	-6.416740736E+01	-6.415815900E+01
2.100E+04	-6.278818655E+01	-5.825214749E+01	-6.242686462E+01	-6.360671543E+01	-6.359792950E+01	-6.369487704E+01	-6.368611661E+01
2.150E+04	-6.299255944E+01	-5.879675900E+01	-6.183962522E+01	-6.314055750E+01	-6.313238931E+01	-6.328460291E+01	-6.327633312E+01
2.200E+04	-6.319223536E+01	-5.936491061E+01	-6.137169234E+01	-6.274927382E+01	-6.274166101E+01	-6.293330482E+01	-6.292549850E+01
2.250E+04	-6.338743589E+01	-5.995568292E+01	-6.099783025E+01	-6.242301124E+01	-6.241590044E+01	-6.263577968E+01	-6.262841154E+01
2.300E+04	-6.357834132E+01	-6.056857705E+01	-6.069969456E+01	-6.215292172E+01	-6.214625570E+01	-6.238637808E+01	-6.237941135E+01
2.350E+04	-6.376513890E+01	-6.120348614E+01	-6.046355670E+01	-6.193134804E+01	-6.192508223E+01	-6.217964170E+01	-6.217303967E+01
2.400E+04	-6.394799785E+01	-6.186068573E+01	-6.027886089E+01	-6.175175533E+01	-6.174585277E+01	-6.201057748E+01	-6.200431357E+01
2.450E+04	-6.412708880E+01	-6.254084972E+01	-6.013733342E+01	-6.160860161E+01	-6.160302581E+01	-6.187474328E+01	-6.186878081E+01
2.500E+04	-6.430256384E+01	-6.324505294E+01	-6.003236449E+01	-6.149717128E+01	-6.149189224E+01	-6.176821231E+01	-6.176253219E+01
2.550E+04	-6.447456866E+01	-6.397480652E+01	-5.995858826E+01	-6.141344936E+01	-6.140844152E+01	-6.168755107E+01	-6.168213456E+01
2.600E+04	-6.464323071E+01	-6.473210240E+01	-5.991161157E+01	-6.135400456E+01	-6.134924481E+01	-6.162976157E+01	-6.162458278E+01
2.650E+04	-6.480867774E+01	-6.551948553E+01	-5.988779202E+01	-6.131590366E+01	-6.131137324E+01	-6.159222345E+01	-6.158726832E+01
2.700E+04	-6.497103003E+01	-6.634015904E+01	-5.988409157E+01	-6.129662751E+01	-6.129230947E+01	-6.157267110E+01	-6.156792110E+01
2.750E+04	-6.513040080E+01	-6.719815552E+01	-5.989795067E+01	-6.129400407E+01	-6.128988139E+01	-6.156911759E+01	-6.156455617E+01
2.800E+04	-6.528690883E+01	-6.809850830E+01	-5.992717716E+01	-6.130614339E+01	-6.130220332E+01	-6.157981638E+01	-6.157542943E+01
2.850E+04	-6.544064408E+01	-6.904758718E+01	-5.996989490E+01	-6.133139058E+01	-6.132762120E+01	-6.160322885E+01	-6.159900545E+01
2.900E+04	-6.559170626E+01	-7.005348885E+01	-6.002447674E+01	-6.136829335E+01	-6.136468531E+01	-6.163798630E+01	-6.163392196E+01
2.950E+04	-6.574018458E+01	-7.112667234E+01	-6.008952678E+01	-6.141558863E+01	-6.141212436E+01	-6.168290107E+01	-6.167898110E+01
3.000E+04	-6.588616498E+01	-7.228090056E+01	-6.016383494E+01	-6.147216198E+01	-6.146883792E+01	-6.173691100E+01	-6.173312932E+01
3.050E+04	-6.602973277E+01	-7.353475841E+01	-6.024635270E+01	-6.153704119E+01	-6.153384800E+01	-6.179909100E+01	-6.179543589E+01
3.100E+04	-6.617097012E+01	-7.491406120E+01	-6.033614876E+01	-6.160935238E+01	-6.160628280E+01	-6.186860644E+01	-6.186507019E+01
3.150E+04	-6.630994641E+01	-7.645619691E+01	-6.043239798E+01	-6.168831942E+01	-6.168536591E+01	-6.194470212E+01	-6.194128374E+01
3.200E+04	-6.644673653E+01	-7.821805548E+01	-6.053436041E+01	-6.177323891E+01	-6.177039477E+01	-6.202670289E+01	-6.202339577E+01
3.250E+04	-6.658139941E+01	-8.029248614E+01	-6.064139630E+01	-6.186349533E+01	-6.186075449E+01	-6.211401090E+01	-6.211080653E+01
3.300E+04	-6.671400720E+01	-8.284671192E+01	-6.075293906E+01	-6.195853874E+01	-6.195589632E+01	-6.220609311E+01	-6.220298534E+01
3.350E+04	-6.684462314E+01	-8.623131096E+01	-6.086849083E+01	-6.205788224E+01	-6.205533403E+01	-6.230247335E+01	-6.229945409E+01
3.400E+04	-6.697330387E+01	-9.140932410E+01	-6.098760171E+01	-6.216108250E+01	-6.215862555E+01	-6.240272297E+01	-6.239979147E+01
3.450E+04	-6.710010874E+01	-1.035437712E+02	-6.110985896E+01	-6.226773505E+01	-6.226535959E+01	-6.250643628E+01	-6.250359062E+01
3.500E+04	-6.722508529E+01	-9.710321937E+01	-6.123488623E+01	-6.237747137E+01	-6.237517769E+01	-6.261325713E+01	-6.261049295E+01];


% conver to metres
dipole_V(:,1) = dipole_V(:,1) * 1e-3;


%%%   %%%  dipole antennas  %%%  %%%

% HORIZONTAL	free space	PEC	PMC	er=4.5 approx	er=7.5 approx
% 5.000E+02	-3.035671673E+01	-3.050213593E+01	-2.975211625E+01	-3.046619130E+01	-3.048564445E+01
dipole_H = [1.000E+03	-3.634784431E+01	-3.339843943E+01	-4.083898942E+01	-3.504906114E+01	-3.473565267E+01
1.500E+03	-3.986492676E+01	-3.616064705E+01	-4.544294751E+01	-3.806727246E+01	-3.768483036E+01
2.000E+03	-4.236276662E+01	-4.585291387E+01	-3.823774313E+01	-4.446173172E+01	-4.485464308E+01
2.500E+03	-4.430067066E+01	-5.418142000E+01	-3.927576227E+01	-4.841371723E+01	-4.941563281E+01
3.000E+03	-4.588387145E+01	-4.455371438E+01	-4.283773033E+01	-4.572067988E+01	-4.553442474E+01
3.500E+03	-4.722225657E+01	-4.228793146E+01	-5.282514482E+01	-4.401134194E+01	-4.361104031E+01
4.000E+03	-4.838164582E+01	-5.484193536E+01	-4.299937257E+01	-5.312933816E+01	-5.373701785E+01
4.500E+03	-4.940447393E+01	-4.522887587E+01	-4.948534567E+01	-4.664835576E+01	-4.631618176E+01
5.000E+03	-5.031958006E+01	-4.604107698E+01	-5.043721304E+01	-4.739406442E+01	-4.707356880E+01
5.500E+03	-5.114743183E+01	-6.160513039E+01	-4.537554042E+01	-5.850227748E+01	-5.946824427E+01
6.000E+03	-5.190313779E+01	-5.123584880E+01	-4.764252057E+01	-5.211206401E+01	-5.193769942E+01
6.500E+03	-5.259824677E+01	-4.739315465E+01	-5.651018746E+01	-4.853506832E+01	-4.824707932E+01
7.000E+03	-5.324182240E+01	-4.777848308E+01	-5.994183691E+01	-4.886750222E+01	-4.859064791E+01
7.500E+03	-5.384103062E+01	-5.061477466E+01	-5.142769394E+01	-5.157295376E+01	-5.134109103E+01
8.000E+03	-5.440160238E+01	-5.650695506E+01	-4.915946882E+01	-5.705067364E+01	-5.698185533E+01
8.500E+03	-5.492818530E+01	-7.779521135E+01	-4.889848500E+01	-6.699382883E+01	-6.892924123E+01
9.000E+03	-5.542462633E+01	-6.002015250E+01	-4.979475120E+01	-6.018152974E+01	-6.022761356E+01
9.500E+03	-5.589418844E+01	-5.488909027E+01	-5.159240551E+01	-5.556854685E+01	-5.540730524E+01
1.000E+04	-5.633966612E+01	-5.272197862E+01	-5.431695218E+01	-5.346072592E+01	-5.326992980E+01
1.050E+04	-5.676342826E+01	-5.177924515E+01	-5.834810558E+01	-5.251271012E+01	-5.231881437E+01
1.100E+04	-5.716749778E+01	-5.153032387E+01	-6.523510019E+01	-5.224186622E+01	-5.205204524E+01
1.150E+04	-5.755360587E+01	-5.174096922E+01	-8.784916387E+01	-5.242531884E+01	-5.224213041E+01
1.200E+04	-5.792325258E+01	-5.228961939E+01	-6.561455650E+01	-5.294504222E+01	-5.276960143E+01
1.250E+04	-5.827779508E+01	-5.310940719E+01	-6.071214877E+01	-5.373527581E+01	-5.356823619E+01
1.300E+04	-5.861843344E+01	-5.416551437E+01	-5.817643462E+01	-5.476125257E+01	-5.460325679E+01
1.350E+04	-5.894623438E+01	-5.544591724E+01	-5.665195706E+01	-5.601027100E+01	-5.586226640E+01
1.400E+04	-5.926212136E+01	-5.695901490E+01	-5.569386836E+01	-5.748916570E+01	-5.735280549E+01
1.450E+04	-5.956692121E+01	-5.873696156E+01	-5.509819695E+01	-5.922683980E+01	-5.910525246E+01
1.500E+04	-5.986136980E+01	-6.084711446E+01	-5.475366116E+01	-6.128349070E+01	-6.118301663E+01
1.550E+04	-6.014615631E+01	-6.342136067E+01	-5.459264978E+01	-6.377268492E+01	-6.370777967E+01
1.600E+04	-6.042190725E+01	-6.673757310E+01	-5.457099148E+01	-6.691375973E+01	-6.692403600E+01
1.650E+04	-6.068918315E+01	-7.151459344E+01	-5.465825246E+01	-7.115383257E+01	-7.138750686E+01
1.700E+04	-6.094848649E+01	-8.090698981E+01	-5.483262618E+01	-7.702849727E+01	-7.834651547E+01
1.750E+04	-6.120026458E+01	-8.339197182E+01	-5.507804061E+01	-7.803168652E+01	-7.958626413E+01
1.800E+04	-6.144494225E+01	-7.366770433E+01	-5.538241511E+01	-7.304428245E+01	-7.333674699E+01
1.850E+04	-6.168291237E+01	-6.960699510E+01	-5.573651308E+01	-6.961546502E+01	-6.966005299E+01
1.900E+04	-6.191454001E+01	-6.714128699E+01	-5.613321939E+01	-6.732953716E+01	-6.729933467E+01
1.950E+04	-6.214015958E+01	-6.544236342E+01	-5.656698069E+01	-6.570026582E+01	-6.563995676E+01
2.000E+04	-6.236007163E+01	-6.419499029E+01	-5.703344109E+01	-6.448358067E+01	-6.440922823E+01
2.050E+04	-6.257454507E+01	-6.324474127E+01	-5.752921130E+01	-6.354699741E+01	-6.346566793E+01
2.100E+04	-6.278384441E+01	-6.250423525E+01	-5.805168183E+01	-6.281167985E+01	-6.272690396E+01
2.150E+04	-6.298821605E+01	-6.191913085E+01	-5.859890351E+01	-6.222715434E+01	-6.214087875E+01
2.200E+04	-6.318789577E+01	-6.145329568E+01	-5.916949855E+01	-6.175925078E+01	-6.167260182E+01
2.250E+04	-6.338309202E+01	-6.108146312E+01	-5.976255716E+01	-6.138377158E+01	-6.129743869E+01
2.300E+04	-6.357400139E+01	-6.078527920E+01	-6.037759082E+01	-6.108298620E+01	-6.099740033E+01
2.350E+04	-6.376079536E+01	-6.055099498E+01	-6.101451085E+01	-6.084352552E+01	-6.075896012E+01
2.400E+04	-6.394365734E+01	-6.036806393E+01	-6.167360150E+01	-6.065508053E+01	-6.057171262E+01
2.450E+04	-6.412274423E+01	-6.022821350E+01	-6.235554390E+01	-6.050953293E+01	-6.042747389E+01
2.500E+04	-6.429822114E+01	-6.012483348E+01	-6.306142397E+01	-6.040038341E+01	-6.031969313E+01
2.550E+04	-6.447022431E+01	-6.005256904E+01	-6.379276041E+01	-6.032234140E+01	-6.024305741E+01
2.600E+04	-6.463889045E+01	-6.000702237E+01	-6.455155024E+01	-6.027106061E+01	-6.019319813E+01
2.650E+04	-6.480433803E+01	-5.998455701E+01	-6.534034867E+01	-6.024293663E+01	-6.016649439E+01
2.700E+04	-6.496668680E+01	-5.998214778E+01	-6.616237094E+01	-6.023495472E+01	-6.015992718E+01
2.750E+04	-6.512606208E+01	-5.999722639E+01	-6.702164716E+01	-6.024457614E+01	-6.017094471E+01
2.800E+04	-6.528256745E+01	-6.002761304E+01	-6.792322201E+01	-6.026962535E+01	-6.019736822E+01
2.850E+04	-6.543630411E+01	-6.007143622E+01	-6.887347314E+01	-6.030822713E+01	-6.023732348E+01
2.900E+04	-6.558736458E+01	-6.012706681E+01	-6.988050501E+01	-6.035876907E+01	-6.028918694E+01
2.950E+04	-6.573584394E+01	-6.019311101E+01	-7.095478410E+01	-6.041985218E+01	-6.035156821E+01
3.000E+04	-6.588182409E+01	-6.026837351E+01	-7.211010323E+01	-6.049027741E+01	-6.042325640E+01
3.050E+04	-6.602539193E+01	-6.035179259E+01	-7.336504952E+01	-6.056899231E+01	-6.050320633E+01
3.100E+04	-6.616662776E+01	-6.044245110E+01	-7.474549989E+01	-6.065506623E+01	-6.059048555E+01
3.150E+04	-6.630560476E+01	-6.053952307E+01	-7.628888442E+01	-6.074767172E+01	-6.068427126E+01
3.200E+04	-6.644239174E+01	-6.064227445E+01	-7.805224614E+01	-6.084607688E+01	-6.078382274E+01
3.250E+04	-6.657705573E+01	-6.075006229E+01	-8.012876152E+01	-6.094963157E+01	-6.088849856E+01
3.300E+04	-6.670966481E+01	-6.086232369E+01	-8.268656742E+01	-6.105777637E+01	-6.099772979E+01
3.350E+04	-6.684027820E+01	-6.097856468E+01	-8.607954854E+01	-6.117000561E+01	-6.111102089E+01
3.400E+04	-6.696896182E+01	-6.109833376E+01	-9.129144940E+01	-6.128586940E+01	-6.122792104E+01
3.450E+04	-6.709576461E+01	-6.122122057E+01	-1.042455856E+02	-6.140494889E+01	-6.134801173E+01
3.500E+04	-6.722074022E+01	-6.134685051E+01	-9.712598764E+01	-6.152687634E+01	-6.147092247E+01];


% conver to metres
dipole_H(:,1) = dipole_H(:,1) * 1e-3;

%%%%%%%%%%%%%%%%%%%%%%%%%%%%%%%%%%%%%%%%%%%%%%%%%%%%%%%%%%%%%%%%%%%%%%%%%%%%%%%%%%%%%%%

% graph free space loss cases

figure
plot(dS_c,Lfs_c-max(Lfs_c),'kx')
hold on
plot(dipole_V(:,1),dipole_V(:,2)-dipole_V(1,2),beer_V(:,1),beer_V(:,2)-beer_V(1,2),...
    dipole_H(:,1),dipole_H(:,2)-dipole_H(1,2),beer_H(:,1),beer_H(:,2)-beer_H(1,2),'LineWidth',2)
grid on
xlabel('Position (m)')
ylabel('Normalised RX power (dB)')
axis([0 50 -35 0])
title('free space loss, no gnd')
strlst={'theory','FEKO V - dipole','FEKO V - beer','FEKO H - dipole','FEKO H - beer'};
legend(strlst)

%%%   %%%   %%%   %%%   %%%

% graph theoretical results

figure
plot(dS,Lfs-max(Lfs),'k--',dS,LtriP_44-max(LtriP_44),dS,LtriN_44-max(LtriN_44),'LineWidth',2)
xlabel('Position (m)')
ylabel('Normalised power (dB)')
legend('LOS theory','vertical pol','horizontal pol')  % ,'total')
title('2-ray interference, concrete floor \epsilon_r=4.5')
grid on
axis([0 50 -40 0])


figure
plot(dS,Lfs-max(Lfs),'k--',dS,LtriP_75-max(LtriP_75),dS,LtriN_75-max(LtriN_75),'LineWidth',2)
xlabel('Position (m)')
ylabel('Normalised power (dB)')
legend('LOS theory','vertical pol','horizontal pol')  % ,'total')
title('2-ray interference, concrete floor \epsilon_r=7.5')
grid on
axis([0 50 -40 0])


%%%   %%%   %%%   %%%   %%%

figure
plot(dS,LtriP_44-max(LtriP_44),'k--',...
    dipole_V(:,1),dipole_V(:,5)-dipole_V(1,5),beer_V(:,1),beer_V(:,5)-beer_V(1,5),...
    expt2018a(:,1),expt2018a(:,2)-expt2018a(1,2),expt2018c(:,1),expt2018c(:,2)-expt2018c(1,2),'LineWidth',2)
xlabel('Position (m)')
ylabel('Normalised RX power (dB)')
grid on
axis([0 50 -35 0])
title('\epsilon_r=4.5 vertical')
strlst={'theory','FEKO - dipole','FEKO - beer','expt A','expt C'};
legend(strlst)


figure
plot(dS,LtriN_44-max(LtriN_44),'k--',...
    dipole_H(:,1),dipole_H(:,5)-dipole_H(1,5),beer_H(:,1),beer_H(:,4)-beer_H(1,4),...
    expt2018b(:,1),expt2018b(:,2)-expt2018b(1,2),'LineWidth',2)
xlabel('Position (m)')
ylabel('Normalised RX power (dB)')
grid on
axis([0 50 -35 0])
title('\epsilon_r=4.5 horizontal')
strlst={'theory','FEKO - dipole','FEKO - beer','expt B'};
legend(strlst)


figure
plot(dS,LtriP_75-max(LtriP_75),'k--',...
    dipole_V(:,1),dipole_V(:,7)-dipole_V(1,7),beer_V(:,1),beer_V(:,6)-beer_V(1,6),...
    expt2018a(:,1),expt2018a(:,2)-expt2018a(1,2),expt2018c(:,1),expt2018c(:,2)-expt2018c(1,2),'LineWidth',2)
xlabel('Position (m)')
ylabel('Normalised RX power (dB)')
grid on
axis([0 50 -35 0])
title('\epsilon_r=7.5 vertical')
strlst={'theory','FEKO - dipole','FEKO - beer','expt A','expt C'};
legend(strlst)


figure
plot(dS,LtriN_75-max(LtriN_75),'k--',...
    dipole_H(:,1),dipole_H(:,6)-dipole_H(1,6),beer_H(:,1),beer_H(:,5)-beer_H(1,5),...
    expt2018b(:,1),expt2018b(:,2)-expt2018b(1,2),'LineWidth',2)
xlabel('Position (m)')
ylabel('Normalised RX power (dB)')
grid on
axis([0 50 -35 0])
title('\epsilon_r=7.5 horizontal')
strlst={'theory','FEKO - dipole','FEKO - beer','expt B'};
legend(strlst)






% end of code
